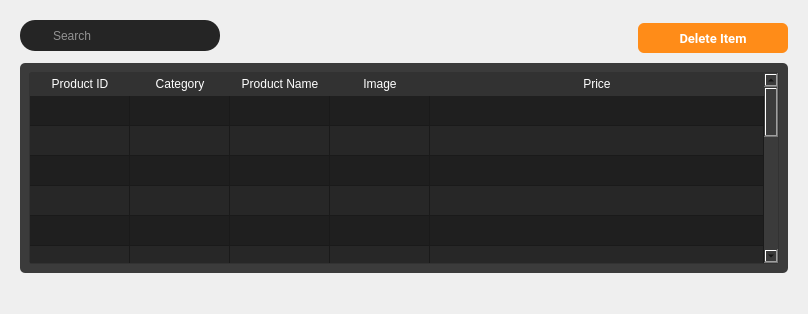
         <widget class="QWidget" name="delete_product">
          <layout class="QGridLayout" name="gridLayout_16">
           <item row="0" column="0">
            <widget class="QWidget" name="widget_42" native="true">
             <layout class="QGridLayout" name="gridLayout_15">
              <property name="bottomMargin">
               <number>30</number>
              </property>
              <item row="0" column="0">
               <widget class="QWidget" name="widget_43" native="true">
                <layout class="QHBoxLayout" name="horizontalLayout_14">
                 <property name="spacing">
                  <number>0</number>
                 </property>
                 <property name="leftMargin">
                  <number>0</number>
                 </property>
                 <property name="topMargin">
                  <number>0</number>
                 </property>
                 <property name="rightMargin">
                  <number>0</number>
                 </property>
                 <property name="bottomMargin">
                  <number>6</number>
                 </property>
                 <item alignment="Qt::AlignLeft|Qt::AlignTop">
                  <widget class="QWidget" name="search_frame_3" native="true">
                   <property name="minimumSize">
                    <size>
                     <width>200</width>
                     <height>0</height>
                    </size>
                   </property>
                   <property name="styleSheet">
                    <string notr="true">#search_frame_3{

	border-radius: 15px;
	background-color:#252525;
}
#search_frame_3 QPushButton{
	
	padding: 5px 5px;
	border-radius:5px;

	
}
#search_frame_3 QLineEdit{
	border: none;
	color: white;

}

#seach_frame_3 QPushButton::pressed {

	padding-left:10px;

}
</string>
                   </property>
                   <layout class="QVBoxLayout" name="verticalLayout_17">
                    <property name="leftMargin">
                     <number>2</number>
                    </property>
                    <property name="topMargin">
                     <number>2</number>
                    </property>
                    <property name="rightMargin">
                     <number>2</number>
                    </property>
                    <property name="bottomMargin">
                     <number>2</number>
                    </property>
                    <item>
                     <layout class="QHBoxLayout" name="horizontalLayout_15">
                      <property name="spacing">
                       <number>2</number>
                      </property>
                      <property name="leftMargin">
                       <number>2</number>
                      </property>
                      <property name="topMargin">
                       <number>2</number>
                      </property>
                      <property name="rightMargin">
                       <number>2</number>
                      </property>
                      <item>
                       <widget class="QPushButton" name="pushButton_17">
                        <property name="minimumSize">
                         <size>
                          <width>25</width>
                          <height>25</height>
                         </size>
                        </property>
                        <property name="maximumSize">
                         <size>
                          <width>25</width>
                          <height>25</height>
                         </size>
                        </property>
                        <property name="font">
                         <font>
                          <family>Roboto</family>
                          <pointsize>10</pointsize>
                          <bold>true</bold>
                         </font>
                        </property>
                        <property name="styleSheet">
                         <string notr="true">background-color: none;
border-radius:15px;
</string>
                        </property>
                        <property name="text">
                         <string/>
                        </property>
                        <property name="icon">
                         <iconset resource="resource1_rc.qrc">
                          <normaloff>:/iCons/icons/icons8-search-26.png</normaloff>:/iCons/icons/icons8-search-26.png</iconset>
                        </property>
                       </widget>
                      </item>
                      <item>
                       <widget class="QLineEdit" name="lineEdit_5">
                        <property name="styleSheet">
                         <string notr="true">background-color: rgb(37, 37, 37);</string>
                        </property>
                        <property name="placeholderText">
                         <string>Search</string>
                        </property>
                       </widget>
                      </item>
                     </layout>
                    </item>
                   </layout>
                  </widget>
                 </item>
                 <item>
                  <spacer name="horizontalSpacer_5">
                   <property name="orientation">
                    <enum>Qt::Horizontal</enum>
                   </property>
                   <property name="sizeHint" stdset="0">
                    <size>
                     <width>418</width>
                     <height>20</height>
                    </size>
                   </property>
                  </spacer>
                 </item>
                 <item>
                  <widget class="QPushButton" name="update_prod_button_2">
                   <property name="minimumSize">
                    <size>
                     <width>150</width>
                     <height>30</height>
                    </size>
                   </property>
                   <property name="maximumSize">
                    <size>
                     <width>150</width>
                     <height>25</height>
                    </size>
                   </property>
                   <property name="font">
                    <font>
                     <family>Roboto</family>
                     <pointsize>10</pointsize>
                     <bold>true</bold>
                    </font>
                   </property>
                   <property name="styleSheet">
                    <string notr="true">QPushButton {
    padding: 6px 14px;
    font-family: &quot;Roboto&quot;, sans-serif;
    border-radius: 6px;
    border: none;
    color: white;
    background: #FF8C18;
    box-shadow: 0px 0.5px 1.5px rgba(54, 122, 246, 0.25), inset 0px 0.8px 0px -0.25px rgba(255, 255, 255, 0.2);
    user-select: none;
    -webkit-user-select: none;
    touch-action: manipulation;
    transition: background-color 0.2s, box-shadow 0.2s; 
}
QPushButton::pressed {
    background-color: #B7B7B7;
    box-shadow: 0px 1px 2px rgba(0, 0, 0, 0.5) inset;
	color:black;
}
QPushButton:hover {
    background-color: #FFA54E; 
}</string>
                   </property>
                   <property name="text">
                    <string>Delete Item</string>
                   </property>
                   <property name="checkable">
                    <bool>true</bool>
                   </property>
                   <property name="autoExclusive">
                    <bool>true</bool>
                   </property>
                  </widget>
                 </item>
                </layout>
               </widget>
              </item>
              <item row="1" column="0">
               <widget class="QWidget" name="widget_45" native="true">
                <property name="sizePolicy">
                 <sizepolicy hsizetype="Preferred" vsizetype="Expanding">
                  <horstretch>0</horstretch>
                  <verstretch>0</verstretch>
                 </sizepolicy>
                </property>
                <property name="styleSheet">
                 <string notr="true">background-color: rgb(59, 59, 59);
border-radius:5px;
</string>
                </property>
                <layout class="QVBoxLayout" name="verticalLayout_18">
                 <item>
                  <widget class="QTableWidget" name="delete_prod_table">
                   <property name="sizePolicy">
                    <sizepolicy hsizetype="Expanding" vsizetype="Expanding">
                     <horstretch>50</horstretch>
                     <verstretch>0</verstretch>
                    </sizepolicy>
                   </property>
                   <property name="styleSheet">
                    <string notr="true">QTableWidget {
    background-color: #1F1F1F;
    border-radius: 3px;
    border: 1px solid rgb(50, 50, 50);
}

QTableWidget::section {
    border: none;
    border-bottom: 1px solid #d0c6ff;
    text-align: center; /* Set text alignment to center */
    padding: 3px 5px;
}

QHeaderView::section {
    background-color: rgb(50, 50, 50);
    color: white;
    border: none;
    border-bottom: 1px solid rgb(50, 50, 50);
    text-align: center; /* Set text alignment to center */
    padding: 2px 4px;
}

QTableView::item {
    color: white;
    padding: 5px;
    text-align: center; /* Set text alignment to center */
}

QTableView::item:alternate {
    background-color: #272727; 
}

QScrollBar:vertical {
    border: none;
    background: #3B3B3B;
    width: 10px;
    margin: 0px 0px 0px 0px;
}

QScrollBar::handle:vertical {
    background-color: #606060;
    min-height: 20px;
    border-radius: 5px;
}

QScrollBar::add-line:vertical,
QScrollBar::sub-line:vertical {
    border: none;
    background: none;
}

QScrollBar::add-page:vertical,
QScrollBar::sub-page:vertical {
    background: none;
}

QScrollBar:hover {
    opacity: 0.7;
}
</string>
                   </property>
                   <property name="alternatingRowColors">
                    <bool>true</bool>
                   </property>
                   <property name="sortingEnabled">
                    <bool>true</bool>
                   </property>
                   <attribute name="horizontalHeaderCascadingSectionResizes">
                    <bool>true</bool>
                   </attribute>
                   <attribute name="horizontalHeaderStretchLastSection">
                    <bool>true</bool>
                   </attribute>
                   <attribute name="verticalHeaderVisible">
                    <bool>false</bool>
                   </attribute>
                   <attribute name="verticalHeaderCascadingSectionResizes">
                    <bool>false</bool>
                   </attribute>
                   <attribute name="verticalHeaderShowSortIndicator" stdset="0">
                    <bool>false</bool>
                   </attribute>
                   <attribute name="verticalHeaderStretchLastSection">
                    <bool>false</bool>
                   </attribute>
                   <row>
                    <property name="text">
                     <string/>
                    </property>
                   </row>
                   <row>
                    <property name="text">
                     <string/>
                    </property>
                   </row>
                   <row>
                    <property name="text">
                     <string/>
                    </property>
                   </row>
                   <row>
                    <property name="text">
                     <string/>
                    </property>
                   </row>
                   <row>
                    <property name="text">
                     <string/>
                    </property>
                   </row>
                   <row>
                    <property name="text">
                     <string/>
                    </property>
                   </row>
                   <row>
                    <property name="text">
                     <string/>
                    </property>
                   </row>
                   <row>
                    <property name="text">
                     <string/>
                    </property>
                   </row>
                   <row>
                    <property name="text">
                     <string/>
                    </property>
                   </row>
                   <row>
                    <property name="text">
                     <string/>
                    </property>
                   </row>
                   <row>
                    <property name="text">
                     <string/>
                    </property>
                   </row>
                   <row>
                    <property name="text">
                     <string/>
                    </property>
                   </row>
                   <row>
                    <property name="text">
                     <string/>
                    </property>
                   </row>
                   <row>
                    <property name="text">
                     <string/>
                    </property>
                   </row>
                   <row>
                    <property name="text">
                     <string/>
                    </property>
                   </row>
                   <row>
                    <property name="text">
                     <string/>
                    </property>
                   </row>
                   <column>
                    <property name="text">
                     <string>Product ID</string>
                    </property>
                   </column>
                   <column>
                    <property name="text">
                     <string>Category</string>
                    </property>
                   </column>
                   <column>
                    <property name="text">
                     <string>Product Name</string>
                    </property>
                   </column>
                   <column>
                    <property name="text">
                     <string>Image</string>
                    </property>
                   </column>
                   <column>
                    <property name="text">
                     <string>Price</string>
                    </property>
                   </column>
                  </widget>
                 </item>
                </layout>
               </widget>
              </item>
             </layout>
            </widget>
           </item>
          </layout>
         </widget>
